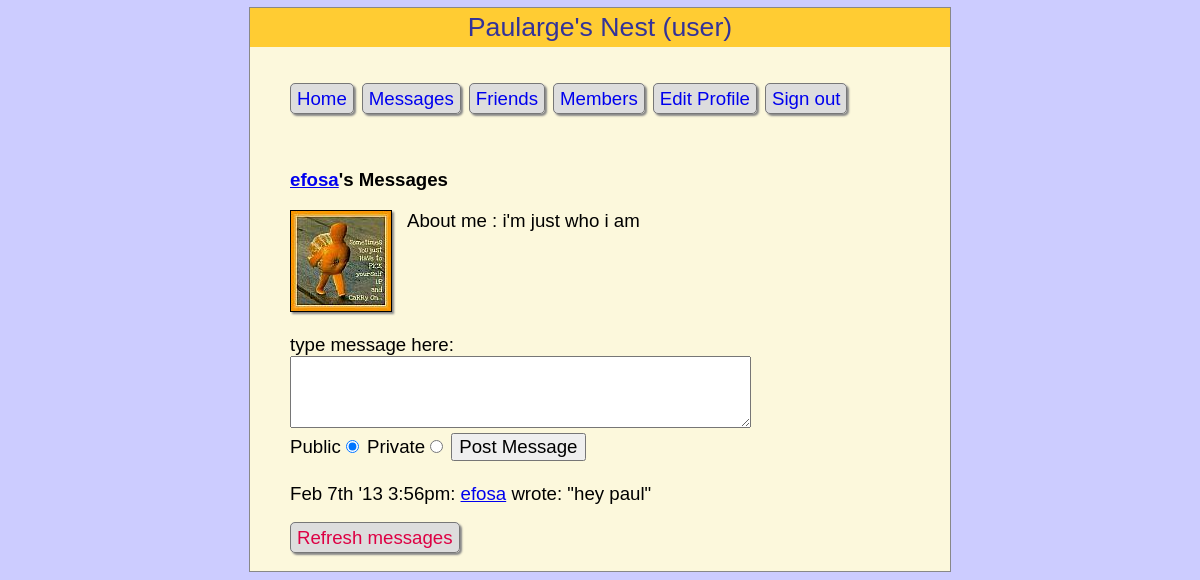
Screenshot of /messages.php?view=efosa (signed in) with the database file from the repository.
### tables this page shows
CREATE TABLE IF NOT EXISTS `profiles` (
  `user` varchar(16) NOT NULL,
  `text` varchar(255) NOT NULL
);

CREATE TABLE IF NOT EXISTS `messages` (
  `id` int(30) unsigned NOT NULL AUTO_INCREMENT,
  `author` varchar(16) NOT NULL,
  `recip` varchar(16) NOT NULL,
  `pm` char(1) NOT NULL,
  `time` int(16) unsigned NOT NULL,
  `message` varchar(255) NOT NULL,
  PRIMARY KEY (`id`)
);

### messages.php (the view, shortened to what this page needs)
<?php
include_once 'header.php';
if (isset($_GET['view'])) $view = sanitizeString($_GET['view']);
else                      $view = $user;
if ($view != "")
{
    if ($view == $user) $name1 = $name2 = "Your";
    else
    {
        $name1 = "<a href='members.php?view=$view'>$view</a>'s";
    }
    echo "<div class='main'><h3>$name1 Messages</h3>";
    showProfile($view);
    echo <<<_END
<form method='post' action='messages.php?view=$view'>
type  message here:<br />
<textarea name='text' cols='40' rows='3'></textarea><br />
Public<input type='radio' name='pm' value='0' checked='checked' />
Private<input type='radio' name='pm' value='1' />
<input type='submit' value='Post Message' /></form><br />
_END;
    $query  = "SELECT * FROM messages WHERE recip='$view' ORDER BY time DESC";
    $result = queryMysql($query);
    $num    = mysql_num_rows($result);
    for ($j = 0 ; $j < $num ; ++$j)
    {
        $row = mysql_fetch_row($result);
        if ($row[3] == 0 || $row[1] == $user || $row[2] == $user)
        {
            echo date('M jS \'y g:ia:', $row[4]);
            echo " <a href='messages.php?view=$row[1]'>$row[1]</a> ";
            if ($row[3] == 0)
                 echo "wrote: &quot;$row[5]&quot; ";
            else echo "whispered: <span class='whisper'>" .
                      "&quot;$row[5]&quot;</span> ";
            echo "<br>";
        }
    }
}
echo "<br /><a class='button' href='messages.php?view=$view'>Refresh messages</a>";
?>
</div><br /></body></html>

### functions.php (shortened to what this page needs)
<?php
function queryMysql($query)
{
    $result = mysql_query($query) or die(mysql_error());
	 return $result;
}
function sanitizeString($var)
{
    $var = strip_tags($var);
    $var = htmlentities($var);
    $var = stripslashes($var);
    return mysql_real_escape_string($var);
}
function showProfile($user)
{
    if (file_exists("$user.jpg"))
        echo "<img src='$user.jpg' align='left' />";
    $result = queryMysql("SELECT * FROM profiles WHERE user='$user'");
    if (mysql_num_rows($result))
    {
        $row = mysql_fetch_row($result);
        echo stripslashes($row[1]) . "<br clear=left /><br />";
    }
}
?>

### styles.css (style rules this page uses)
* { font-family:verdana,sans-serif; font-size :14pt; }
body { width :700px; margin :7px auto; background:#FCF8DC; border :1px solid #888; }
html { background:#ccf }
img { border :1px solid black; margin-right :15px; -moz-box-shadow :2px 2px 2px #888; -webkit-box-shadow:2px 2px 2px #888; box-shadow :2px 2px 2px #888; }
li a, .button { text-decoration:none; }
.main { margin-left:40px; }
.menu li, .button { display :inline; padding :4px 6px; border :1px solid #777; background :#ddd; color :#d04; margin-right :8px; border-radius :5px; -moz-box-shadow :2px 2px 2px #888; -webkit-box-shadow:2px 2px 2px #888; box-shadow :2px 2px 2px #888; }

### rows the page displays
profiles: text "About me : i'm just who i am"
messages: time "Feb 7th '13 3:56pm:", author "efosa", message "hey paul"

### other values shown
$websitename "Paularge's Nest"
$userstr "(user)"
$view "efosa"
